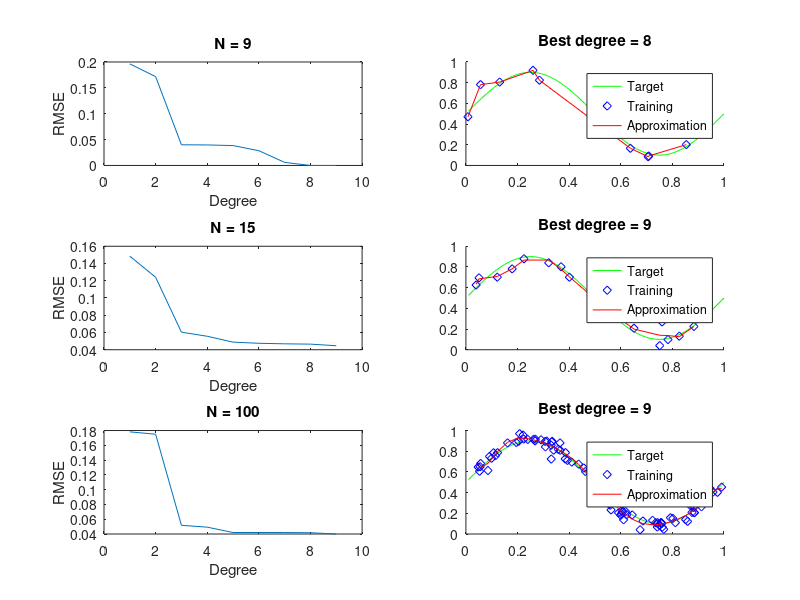
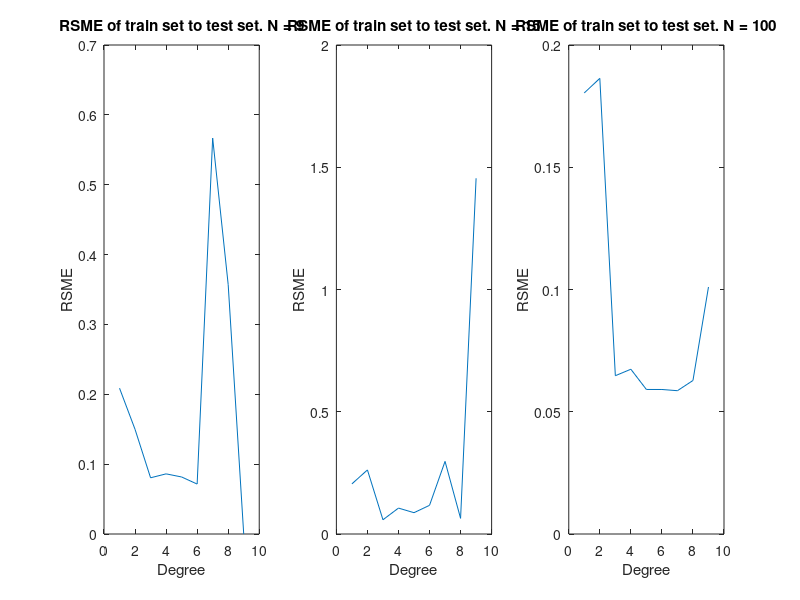

Reproduce these figures in MATLAB, in order.
row = 0;
figure(1)
%figure(1, 'visible', 'off');

rmseC = zeros(3, 9);

for n = [9, 15, 100]
	y = @(x) 0.5 + 0.4*sin(2*pi*x);

	px = sort(rand(n, 1));
	%px = [1/n:1/n:1]';
	py = sort(rand(n, 1));

	train = y(px) + 0.05*randn(n, 1);
	test = y(py) + 0.05*randn(n, 1);

	p = arrayfun(y, [1/100:1/100:1]);

	subplot(3, 2, row * 2 + 2);
	hold on
	plot([1/100:1/100:1], p, 'g')
	plot(px, train, 'db')

	dBest = 1;
	rmseBest = 1;
	yBest = px;
	rmse = zeros(9, 1);
	for d = 1:9
    if d < n
		  q = polyfit(px, train, d);
		  y = polyval(q, px);
		  rmse(d) = sqrt(mean((train - y).^2));
  
		  rmseC(row + 1, d) = sqrt(mean((test - polyval(q, py)).^2));

		  if rmse(d) < rmseBest
			  dBest = d;
			  rmseBest = rmse(d);
			  yBest = y;
		  end
    end
	end
	plot(px, yBest, 'r');
	title(['Best degree = ' num2str(dBest)]);
	l = legend('Target', 'Training', 'Approximation');
	hold off

	subplot(3, 2, row * 2 + 1);
	plot([1:9], rmse)
	title(['N = ' num2str(n)]);
	xlabel('Degree');
	ylabel('RMSE');
	%dBest
	%plot(px, yBest, 'r')
	%rmseC=	sqrt(mean((train - test).^2))
  
  %row
  %size(py)
  %rmseC
  row = row + 1;
end
hold off
print -dpng '3b'

figure(2)
n = [9, 15, 100];
for i = [1, 2, 3]
  subplot(1, 3, i);
  plot([1:9], rmseC(i, :));
  title(['RSME of train set to test set. N = ' num2str(n(i))]);
  xlabel('Degree');
  ylabel('RSME');
end
print -dpng '3c'
